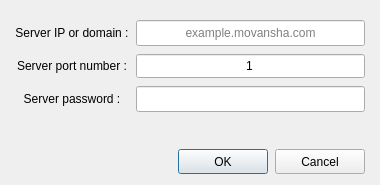
<?xml version="1.0" encoding="UTF-8"?>
<ui version="4.0">
 <class>PrefDialogClass</class>
 <widget class="QDialog" name="PrefDialogClass">
  <property name="windowModality">
   <enum>Qt::WindowModality::ApplicationModal</enum>
  </property>
  <property name="geometry">
   <rect>
    <x>0</x>
    <y>0</y>
    <width>380</width>
    <height>185</height>
   </rect>
  </property>
  <property name="maximumSize">
   <size>
    <width>16777215</width>
    <height>185</height>
   </size>
  </property>
  <property name="focusPolicy">
   <enum>Qt::FocusPolicy::StrongFocus</enum>
  </property>
  <property name="windowTitle">
   <string>Connection preferences</string>
  </property>
  <property name="modal">
   <bool>true</bool>
  </property>
  <layout class="QGridLayout" name="gridLayout">
   <property name="leftMargin">
    <number>15</number>
   </property>
   <property name="topMargin">
    <number>20</number>
   </property>
   <property name="rightMargin">
    <number>15</number>
   </property>
   <property name="spacing">
    <number>7</number>
   </property>
   <item row="0" column="0">
    <widget class="QLabel" name="label_ip">
     <property name="text">
      <string>Server IP or domain :</string>
     </property>
     <property name="alignment">
      <set>Qt::AlignmentFlag::AlignCenter</set>
     </property>
     <property name="buddy">
      <cstring>edit_ip_adress</cstring>
     </property>
    </widget>
   </item>
   <item row="4" column="4">
    <widget class="QPushButton" name="button_cancel">
     <property name="sizePolicy">
      <sizepolicy hsizetype="Fixed" vsizetype="Fixed">
       <horstretch>0</horstretch>
       <verstretch>0</verstretch>
      </sizepolicy>
     </property>
     <property name="minimumSize">
      <size>
       <width>90</width>
       <height>25</height>
      </size>
     </property>
     <property name="focusPolicy">
      <enum>Qt::FocusPolicy::TabFocus</enum>
     </property>
     <property name="text">
      <string>Cancel</string>
     </property>
     <property name="autoDefault">
      <bool>false</bool>
     </property>
    </widget>
   </item>
   <item row="2" column="0">
    <widget class="QLabel" name="label_password">
     <property name="text">
      <string>Server password :</string>
     </property>
     <property name="alignment">
      <set>Qt::AlignmentFlag::AlignCenter</set>
     </property>
     <property name="buddy">
      <cstring>edit_password</cstring>
     </property>
    </widget>
   </item>
   <item row="1" column="0">
    <widget class="QLabel" name="label_port">
     <property name="text">
      <string>Server port number :</string>
     </property>
     <property name="alignment">
      <set>Qt::AlignmentFlag::AlignCenter</set>
     </property>
     <property name="buddy">
      <cstring>spinbox_port</cstring>
     </property>
    </widget>
   </item>
   <item row="3" column="0" colspan="5">
    <spacer name="verticalSpacer">
     <property name="orientation">
      <enum>Qt::Orientation::Vertical</enum>
     </property>
     <property name="sizeHint" stdset="0">
      <size>
       <width>20</width>
       <height>40</height>
      </size>
     </property>
    </spacer>
   </item>
   <item row="4" column="3">
    <widget class="QPushButton" name="button_ok">
     <property name="sizePolicy">
      <sizepolicy hsizetype="Fixed" vsizetype="Fixed">
       <horstretch>0</horstretch>
       <verstretch>0</verstretch>
      </sizepolicy>
     </property>
     <property name="minimumSize">
      <size>
       <width>90</width>
       <height>25</height>
      </size>
     </property>
     <property name="focusPolicy">
      <enum>Qt::FocusPolicy::TabFocus</enum>
     </property>
     <property name="text">
      <string>OK</string>
     </property>
     <property name="default">
      <bool>true</bool>
     </property>
    </widget>
   </item>
   <item row="0" column="1" colspan="4">
    <widget class="QLineEdit" name="edit_ip_adress">
     <property name="sizePolicy">
      <sizepolicy hsizetype="Expanding" vsizetype="Fixed">
       <horstretch>1</horstretch>
       <verstretch>0</verstretch>
      </sizepolicy>
     </property>
     <property name="minimumSize">
      <size>
       <width>0</width>
       <height>26</height>
      </size>
     </property>
     <property name="inputMask">
      <string/>
     </property>
     <property name="text">
      <string/>
     </property>
     <property name="maxLength">
      <number>999999999</number>
     </property>
     <property name="alignment">
      <set>Qt::AlignmentFlag::AlignCenter</set>
     </property>
     <property name="dragEnabled">
      <bool>true</bool>
     </property>
     <property name="placeholderText">
      <string>example.movansha.com</string>
     </property>
    </widget>
   </item>
   <item row="4" column="0" colspan="3">
    <spacer name="horizontalSpacer">
     <property name="orientation">
      <enum>Qt::Orientation::Horizontal</enum>
     </property>
     <property name="sizeHint" stdset="0">
      <size>
       <width>40</width>
       <height>20</height>
      </size>
     </property>
    </spacer>
   </item>
   <item row="2" column="1" colspan="4">
    <widget class="QLineEdit" name="edit_password">
     <property name="sizePolicy">
      <sizepolicy hsizetype="Expanding" vsizetype="Fixed">
       <horstretch>1</horstretch>
       <verstretch>0</verstretch>
      </sizepolicy>
     </property>
     <property name="minimumSize">
      <size>
       <width>0</width>
       <height>26</height>
      </size>
     </property>
     <property name="inputMask">
      <string/>
     </property>
     <property name="text">
      <string/>
     </property>
     <property name="maxLength">
      <number>999999999</number>
     </property>
     <property name="alignment">
      <set>Qt::AlignmentFlag::AlignCenter</set>
     </property>
     <property name="dragEnabled">
      <bool>true</bool>
     </property>
    </widget>
   </item>
   <item row="1" column="1" colspan="4">
    <widget class="QSpinBox" name="spinbox_port">
     <property name="sizePolicy">
      <sizepolicy hsizetype="Expanding" vsizetype="Fixed">
       <horstretch>1</horstretch>
       <verstretch>0</verstretch>
      </sizepolicy>
     </property>
     <property name="minimumSize">
      <size>
       <width>0</width>
       <height>26</height>
      </size>
     </property>
     <property name="cursor">
      <cursorShape>IBeamCursor</cursorShape>
     </property>
     <property name="alignment">
      <set>Qt::AlignmentFlag::AlignCenter</set>
     </property>
     <property name="buttonSymbols">
      <enum>QAbstractSpinBox::ButtonSymbols::NoButtons</enum>
     </property>
     <property name="minimum">
      <number>1</number>
     </property>
     <property name="maximum">
      <number>65535</number>
     </property>
     <property name="singleStep">
      <number>5</number>
     </property>
     <property name="value">
      <number>1</number>
     </property>
    </widget>
   </item>
  </layout>
 </widget>
 <tabstops>
  <tabstop>button_ok</tabstop>
  <tabstop>button_cancel</tabstop>
  <tabstop>edit_ip_adress</tabstop>
  <tabstop>spinbox_port</tabstop>
  <tabstop>edit_password</tabstop>
 </tabstops>
 <resources/>
 <connections/>
</ui>
